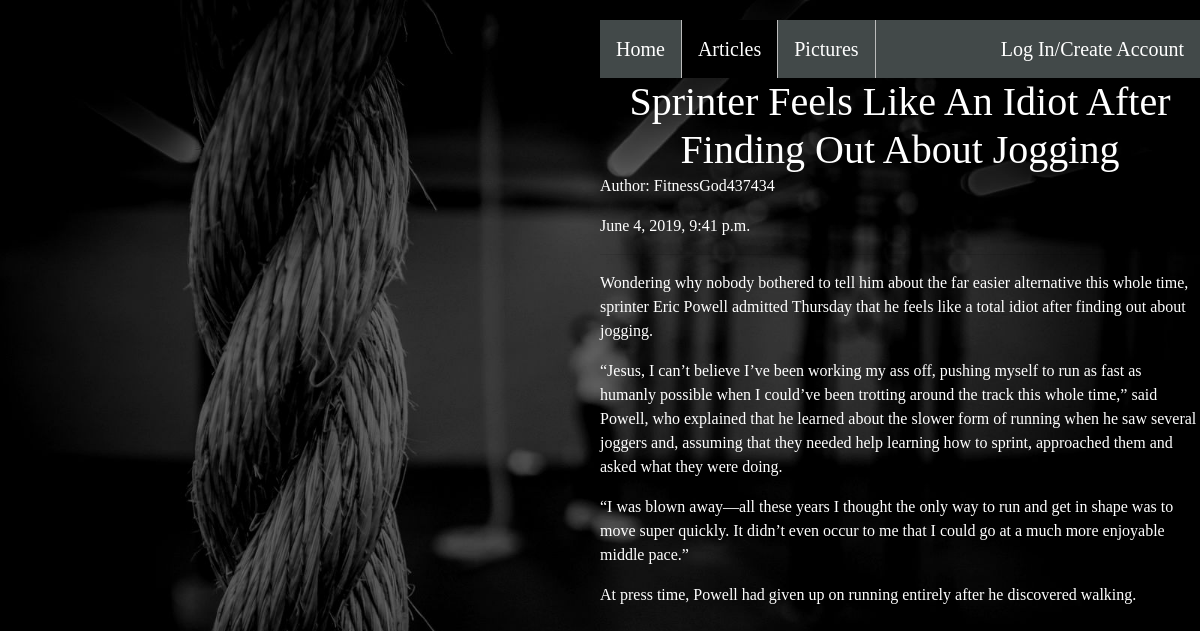
Screenshot of /articles/jogging/ with the database file from the repository.
### articles/models.py (models this page shows, shortened)
class Article(models.Model):
    title = models.CharField(max_length=100)
    slug = models.SlugField()
    body = models.TextField()
    date = models.DateTimeField(auto_now_add=True)
    author = models.ForeignKey(User, default=None, on_delete=CASCADE)

### articles/views.py (the view)
# urls.py: url(r'^(?P<slug>[\w-]+)/$', views.article_detail, name="detail"),  # uses user submitted slug to find picture url
def article_detail(request, slug):
    article = Article.objects.get(slug=slug)  # retrieves user submitted slug that will be used to find detail url
    return render(request, 'articles/article_detail.html' ,{'article':article})

### articles/templates/articles/article_detail.html (shortened to what this page needs)
{% extends 'base_layouts.html' %}
{% block content %}
<ul>
  <li><a href="{% url 'homepage' %}">Home</a></li>
  <li><a href="{% url 'articles:list' %}" class="selected">Articles</a></li>
  <li><a href="{% url 'fitnesspics:data' %}">Pictures</a></li>
  <li style="float:right">
  {% if user.is_authenticated %}
      <form action="{% url 'accounts:logout' %}" method = 'post'>
        {% csrf_token %}
        <button class='logoutButton' type="submit">Logout</button>
      </form>
  {% else %}
      <a href="{% url 'logInCreateAccount' %}">Log In/Create Account</a>
  {% endif %}
  </li>
</ul>
{% load static from staticfiles %}
<head>
</head>
<body>
    <div>
        <h1 align="center">{{ article.title }}</h1>
        <p>Author: {{ article.author }}</p>
        <p>{{ article.date }}</p>
        <hr>
        <p>{{ article.body|linebreaks }}</p>
    </div>
</body>
{% endblock content %}

### templates/base_layouts.html (style rules this page uses)
ul { list-style-type: none; margin: 0; padding: 0; overflow: hidden; background-color: #424949; }
li { float: left; border-right:1px solid #bbb; }
li:last-child { border-right: none; }
li a { display: block; color: white; text-align: center; padding: 14px 16px; text-decoration: none; font-size: 20px; }
body { background-color: black; background-repeat: no-repeat; color: #fff; font-family: Ubuntu; background-attachment: fixed; background-size: cover; }
@media (min-width: 900px) { body { background-image: url(/static/HomeBackground.jpg) } }
.selected { background-color: black; }
a, a:hover, a:visited { color:#fff; text-decoration: none; }
h1,h2,h3,h4,h5 { font-weight:normal; margin: 0; }

### articles/templates/articles/article_detail.html (style rules this page uses)
@media (min-width: 900px) { body { background-image: url(/static/gymbackground.jpg); width: 50%; margin: 20px 0px 0px 600px; } }

### rows the page displays
Article: title "Sprinter Feels Like An Idiot After Finding Out About Jogging", author "FitnessGod437434", date "June 4, 2019, 9:41 p.m.", body "Wondering why nobody bothered to tell him about the far easier alternative this whole time, sprinter Eric Powell admitted Thursday that he feels like a total idiot after finding out about jogging. “Jesus, I can’t believe I’ve been working my ass off, pushing myself to run as fast as humanly possible when I could’ve been trotting around the track this whole time,” said Powell, who explained that he learned about the slower form of running when he saw several joggers and, assuming that they needed help learning how to sprint, approached them and asked what they were doing. “I was blown away—all these years I thought the only way to run and get in shape was to move super quickly. It didn’t…"
